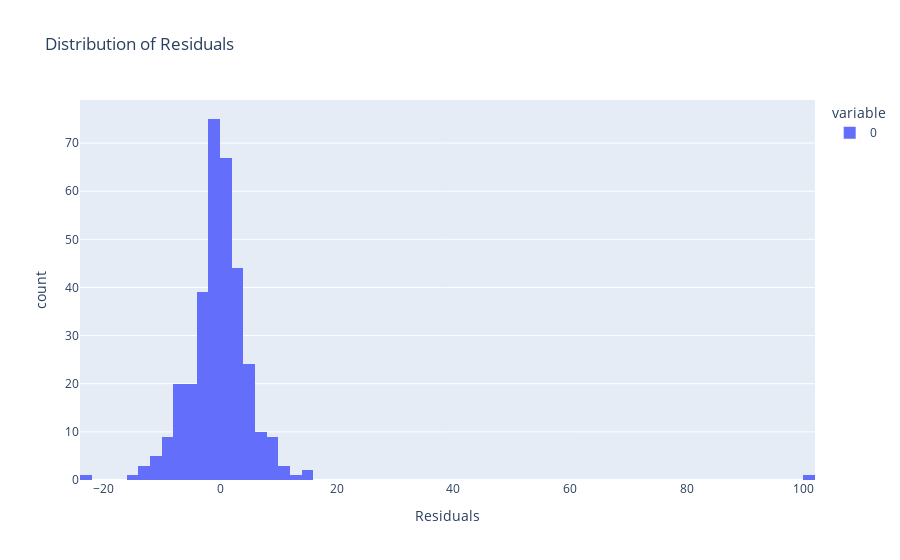

Notebook code for this chart:
### Code cell
# Plot Histogram
px.histogram(residual, labels = {'value': 'Residuals'}, title = 'Distribution of Residuals')

### Figure 1 — Plotly figure (JSON) as saved in the notebook; plotly's stock layout.template omitted (floating-point values rounded to 4 significant figures; data arrays with more than 128 entries replaced by an {"elided": "..."} marker saying what was removed)
{"data": [{"alignmentgroup": "True", "bingroup": "x", "hovertemplate": "variable=0<br>Residuals=%{x}<br>count=%{y}<extra></extra>", "legendgroup": "0", "marker": {"color": "#636efa", "pattern": {"shape": ""}}, "name": "0", "offsetgroup": "0", "orientation": "v", "showlegend": true, "type": "histogram", "x": {"elided": "334 float values"}, "xaxis": "x", "yaxis": "y"}], "layout": {"autosize": true, "barmode": "relative", "legend": {"title": {"text": "variable"}, "tracegroupgap": 0}, "title": {"text": "Distribution of Residuals"}, "xaxis": {"anchor": "y", "autorange": true, "domain": [0, 1], "range": [-24, 102], "title": {"text": "Residuals"}, "type": "linear"}, "yaxis": {"anchor": "x", "autorange": true, "domain": [0, 1], "range": [0, 78.95], "title": {"text": "count"}}}}
